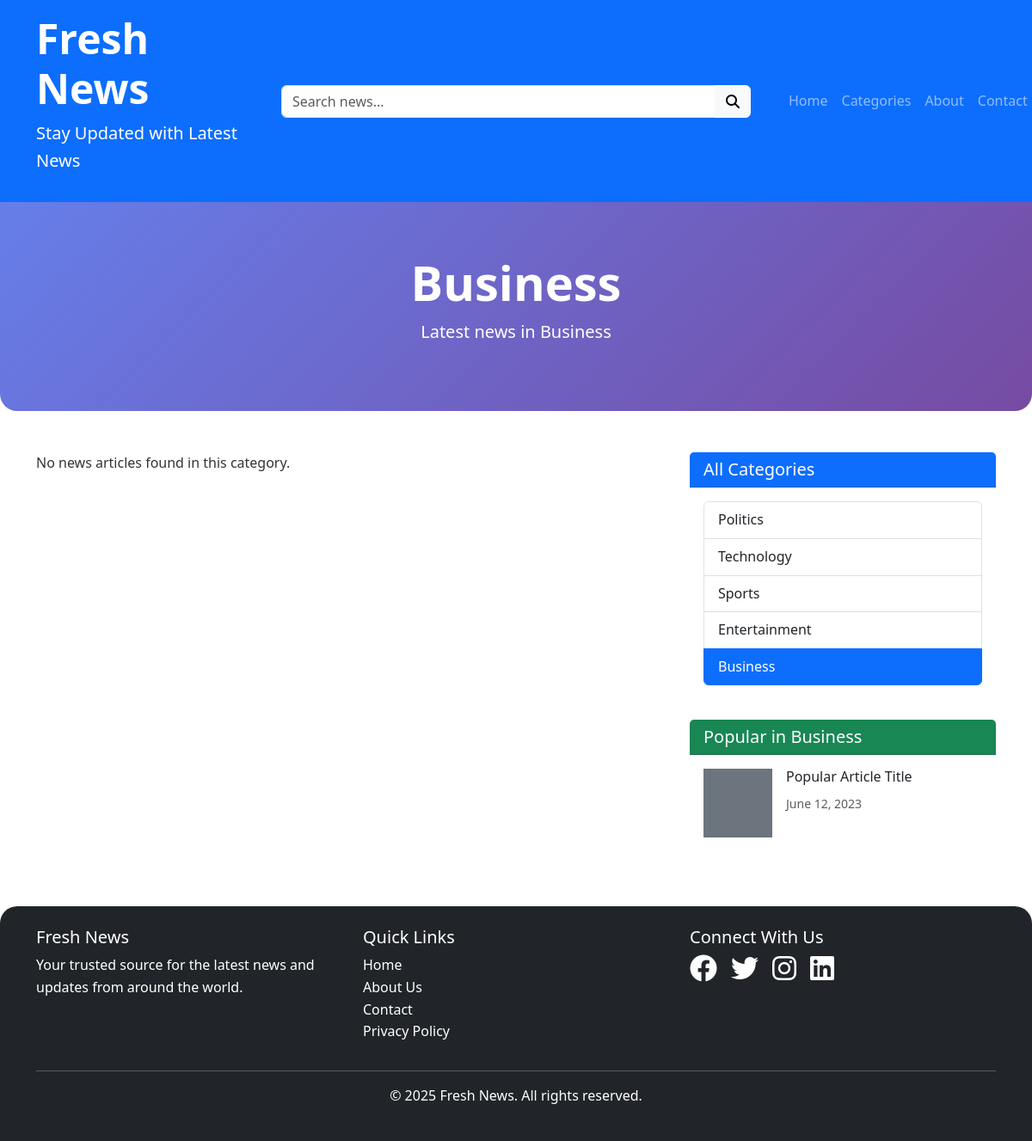
The app's page /category.php?id=5 with its own data.
### tables this page shows
CREATE TABLE IF NOT EXISTS categories (
    id INT AUTO_INCREMENT PRIMARY KEY,
    name VARCHAR(100) NOT NULL,
    created_at TIMESTAMP DEFAULT CURRENT_TIMESTAMP
);

### category.php (the view, shortened to what this page needs)
<?php
include 'includes/config.php';
$categoryId = isset($_GET['id']) ? intval($_GET['id']) : 0;
if ($categoryId > 0) {
    $catSql = "SELECT * FROM categories WHERE id = ?";
    $catStmt = $conn->prepare($catSql);
    $catStmt->bind_param("i", $categoryId);
    $catStmt->execute();
    $catResult = $catStmt->get_result();
    $category = $catResult->fetch_assoc();
    $sql = "SELECT n.*, c.name as category_name FROM news n JOIN categories c ON n.category_id = c.id WHERE n.category_id = ? ORDER BY n.created_at DESC";
    $stmt = $conn->prepare($sql);
    $stmt->bind_param("i", $categoryId);
    $stmt->execute();
    $result = $stmt->get_result();
} else {
    header("Location: index.php");
    exit();
}
?>
<!DOCTYPE html>
<html lang="en">
<head>
    <link href="https://cdn.jsdelivr.net/npm/bootstrap@5.3.0-alpha1/dist/css/bootstrap.min.css" rel="stylesheet">
    <link rel="stylesheet" href="https://cdnjs.cloudflare.com/ajax/libs/font-awesome/6.4.0/css/all.min.css">
    <link rel="stylesheet" href="css/style.css">
</head>
<body>
    <header class="bg-primary text-white py-3">
        <div class="container">
            <div class="row align-items-center">
                <div class="col-md-3">
                    <h1 class="display-5 fw-bold">Fresh News</h1>
                    <p class="lead">Stay Updated with Latest News</p>
                </div>
                <div class="col-md-6">
                    <form method="GET" action="search.php">
                        <div class="input-group">
                            <input type="text" class="form-control" name="q" placeholder="Search news..." required>
                            <button class="btn btn-light" type="submit">
                                <i class="fas fa-search"></i>
                            </button>
                        </div>
                    </form>
                </div>
                <div class="col-md-3">
                    <nav class="navbar navbar-expand-lg navbar-dark">
                        <div class="container-fluid">
                            <div class="collapse navbar-collapse" id="navbarNav">
                                <ul class="navbar-nav ms-auto">
                                    <li class="nav-item"><a class="nav-link" href="index.php">Home</a></li>
                                    <li class="nav-item"><a class="nav-link" href="#">Categories</a></li>
                                    <li class="nav-item"><a class="nav-link" href="about.php">About</a></li>
                                    <li class="nav-item"><a class="nav-link" href="contact.php">Contact</a></li>
                                </ul>
                            </div>
                        </div>
                    </nav>
                </div>
            </div>
        </div>
    </header>
    <section class="category-header">
        <div class="container text-center">
            <h1 class="display-4 fw-bold"><?php echo $category['name']; ?></h1>
            <p class="lead">Latest news in <?php echo $category['name']; ?></p>
        </div>
    </section>
    <main class="container my-5">
        <div class="row">
            <div class="col-lg-8">
                <div class="row">
                    <?php if ($result->num_rows > 0): ?>
                        <?php while($row = $result->fetch_assoc()): ?>
                            <div class="col-md-6 mb-4">
                                <div class="card h-100 shadow-sm">
                                    <?php if (!empty($row['image'])): ?>
                                        <img src="assets/images/<?php echo $row['image']; ?>" class="card-img-top" alt="<?php echo $row['title']; ?>" height="200">
                                    <?php else: ?>
                                        <div class="bg-secondary" style="height: 200px;"></div>
                                    <?php endif; ?>
                                    <div class="card-body d-flex flex-column">
                                        <span class="badge bg-primary mb-2"><?php echo $row['category_name']; ?></span>
                                        <h5 class="card-title"><?php echo $row['title']; ?></h5>
                                        <p class="card-text flex-grow-1"><?php echo substr($row['content'], 0, 100); ?>...</p>
                                        <div class="mt-auto">
                                            <small class="text-muted">By <?php echo $row['author']; ?> | <?php echo date('M j, Y', strtotime($row['created_at'])); ?></small>
                                            <a href="news_detail.php?id=<?php echo $row['id']; ?>" class="btn btn-outline-primary btn-sm float-end">Read More</a>
                                        </div>
                                    </div>
                                </div>
                            </div>
                        <?php endwhile; ?>
                    <?php else: ?>
                        <div class="col-12">
                            <p>No news articles found in this category.</p>
                        </div>
                    <?php endif; ?>
                </div>
            </div>
            <div class="col-lg-4">
                <div class="card mb-4">
                    <div class="card-header bg-primary text-white">
                        <h5 class="mb-0">All Categories</h5>
                    </div>
                    <div class="card-body">
                        <?php
                        $allCatSql = "SELECT * FROM categories";
                        $allCatResult = $conn->query($allCatSql);
                        if ($allCatResult->num_rows > 0):
                        ?>
                            <div class="list-group">
                                <?php while($catRow = $allCatResult->fetch_assoc()): ?>
                                    <a href="category.php?id=<?php echo $catRow['id']; ?>" class="list-group-item list-group-item-action <?php echo ($catRow['id'] == $categoryId) ? 'active' : ''; ?>">
                                        <?php echo $catRow['name']; ?>
                                    </a>
                                <?php endwhile; ?>
                            </div>
                        <?php endif; ?>
                    </div>
                </div>
                <div class="card">
                    <div class="card-header bg-success text-white">
                        <h5 class="mb-0">Popular in <?php echo $category['name']; ?></h5>
                    </div>
                    <div class="card-body">
                        <div class="d-flex mb-3">
                            <div class="flex-shrink-0">
                                <div class="bg-secondary" style="width: 80px; height: 80px;"></div>
                            </div>
                            <div class="flex-grow-1 ms-3">
                                <h6 class="mt-0">Popular Article Title</h6>
                                <small class="text-muted">June 12, 2023</small>
                            </div>
                        </div>
                    </div>
                </div>
            </div>
        </div>
    </main>
    <footer class="bg-dark text-white py-4 mt-5">
        <div class="container">
            <div class="row">
                <div class="col-md-4">
                    <h5>Fresh News</h5>
                    <p>Your trusted source for the latest news and updates from around the world.</p>
                </div>
                <div class="col-md-4">
                    <h5>Quick Links</h5>
                    <ul class="list-unstyled">
                        <li><a href="#" class="text-white text-decoration-none">Home</a></li>
                        <li><a href="#" class="text-white text-decoration-none">About Us</a></li>
                        <li><a href="#" class="text-white text-decoration-none">Contact</a></li>
                        <li><a href="#" class="text-white text-decoration-none">Privacy Policy</a></li>
                    </ul>
                </div>
                <div class="col-md-4">
                    <h5>Connect With Us</h5>
                    <div class="d-flex gap-3">
                        <a href="#" class="text-white"><i class="fab fa-facebook fa-2x"></i></a>
                        <a href="#" class="text-white"><i class="fab fa-twitter fa-2x"></i></a>
                        <a href="#" class="text-white"><i class="fab fa-instagram fa-2x"></i></a>
                        <a href="#" class="text-white"><i class="fab fa-linkedin fa-2x"></i></a>
                    </div>
                </div>
            </div>
            <hr>
            <div class="text-center">
                <p>&copy; 2025 Fresh News. All rights reserved.</p>
            </div>
        </div>
    </footer>
</body>
</html>

### css/style.css (style rules this page uses)
:root { --primary-color: #0d6efd; --secondary-color: #6c757d; --accent-color: #20c997; --light-color: #f8f9fa; --dark-color: #212529; }
body { font-family: 'Segoe UI', Tahoma, Geneva, Verdana, sans-serif; line-height: 1.6; color: #333; }
header { box-shadow: 0 2px 10px rgba(0, 0, 0, 0.1); }
.card { border: none; border-radius: 10px; transition: transform 0.3s ease, box-shadow 0.3s ease; }
footer { border-radius: 20px 20px 0 0; }
.category-header { background: linear-gradient(135deg, #667eea 0%, #764ba2 100%); color: white; border-radius: 0 0 20px 20px; padding: 60px 0; }

### records on screen
categories: name "Business"
categories: name "Politics"
categories: name "Technology"
categories: name "Sports"
categories: name "Entertainment"
